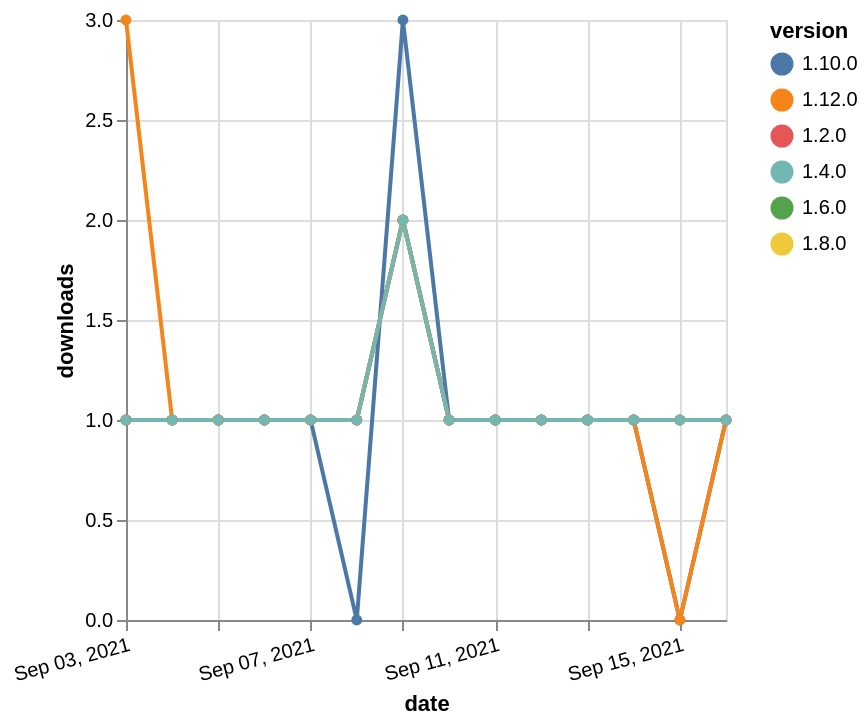

Here is the Vega-Lite specification saved for this chart:
### Vega-Lite specification from a JSON file in a GitHub repository (floating-point values rounded to 4 significant figures)
{"$schema": "https://vega.github.io/schema/vega-lite/v5.json", "description": "A simple bar chart with embedded data.", "data": {"values": [{"date": "2021-09-03", "total": 168, "delta": 1, "version": "1.6.0"}, {"date": "2021-09-04", "total": 169, "delta": 1, "version": "1.6.0"}, {"date": "2021-09-05", "total": 170, "delta": 1, "version": "1.6.0"}, {"date": "2021-09-06", "total": 171, "delta": 1, "version": "1.6.0"}, {"date": "2021-09-07", "total": 172, "delta": 1, "version": "1.6.0"}, {"date": "2021-09-08", "total": 173, "delta": 1, "version": "1.6.0"}, {"date": "2021-09-09", "total": 175, "delta": 2, "version": "1.6.0"}, {"date": "2021-09-10", "total": 176, "delta": 1, "version": "1.6.0"}, {"date": "2021-09-11", "total": 177, "delta": 1, "version": "1.6.0"}, {"date": "2021-09-12", "total": 178, "delta": 1, "version": "1.6.0"}, {"date": "2021-09-13", "total": 179, "delta": 1, "version": "1.6.0"}, {"date": "2021-09-14", "total": 180, "delta": 1, "version": "1.6.0"}, {"date": "2021-09-15", "total": 181, "delta": 1, "version": "1.6.0"}, {"date": "2021-09-16", "total": 182, "delta": 1, "version": "1.6.0"}, {"date": "2021-09-03", "total": 140, "delta": 1, "version": "1.8.0"}, {"date": "2021-09-04", "total": 141, "delta": 1, "version": "1.8.0"}, {"date": "2021-09-05", "total": 142, "delta": 1, "version": "1.8.0"}, {"date": "2021-09-06", "total": 143, "delta": 1, "version": "1.8.0"}, {"date": "2021-09-07", "total": 144, "delta": 1, "version": "1.8.0"}, {"date": "2021-09-08", "total": 145, "delta": 1, "version": "1.8.0"}, {"date": "2021-09-09", "total": 147, "delta": 2, "version": "1.8.0"}, {"date": "2021-09-10", "total": 148, "delta": 1, "version": "1.8.0"}, {"date": "2021-09-11", "total": 149, "delta": 1, "version": "1.8.0"}, {"date": "2021-09-12", "total": 150, "delta": 1, "version": "1.8.0"}, {"date": "2021-09-13", "total": 151, "delta": 1, "version": "1.8.0"}, {"date": "2021-09-14", "total": 152, "delta": 1, "version": "1.8.0"}, {"date": "2021-09-15", "total": 153, "delta": 1, "version": "1.8.0"}, {"date": "2021-09-16", "total": 154, "delta": 1, "version": "1.8.0"}, {"date": "2021-09-03", "total": 162, "delta": 1, "version": "1.10.0"}, {"date": "2021-09-04", "total": 163, "delta": 1, "version": "1.10.0"}, {"date": "2021-09-05", "total": 164, "delta": 1, "version": "1.10.0"}, {"date": "2021-09-06", "total": 165, "delta": 1, "version": "1.10.0"}, {"date": "2021-09-07", "total": 166, "delta": 1, "version": "1.10.0"}, {"date": "2021-09-08", "total": 166, "delta": 0, "version": "1.10.0"}, {"date": "2021-09-09", "total": 169, "delta": 3, "version": "1.10.0"}, {"date": "2021-09-10", "total": 170, "delta": 1, "version": "1.10.0"}, {"date": "2021-09-11", "total": 171, "delta": 1, "version": "1.10.0"}, {"date": "2021-09-12", "total": 172, "delta": 1, "version": "1.10.0"}, {"date": "2021-09-13", "total": 173, "delta": 1, "version": "1.10.0"}, {"date": "2021-09-14", "total": 174, "delta": 1, "version": "1.10.0"}, {"date": "2021-09-15", "total": 174, "delta": 0, "version": "1.10.0"}, {"date": "2021-09-16", "total": 175, "delta": 1, "version": "1.10.0"}, {"date": "2021-09-03", "total": 224, "delta": 1, "version": "1.2.0"}, {"date": "2021-09-04", "total": 225, "delta": 1, "version": "1.2.0"}, {"date": "2021-09-05", "total": 226, "delta": 1, "version": "1.2.0"}, {"date": "2021-09-06", "total": 227, "delta": 1, "version": "1.2.0"}, {"date": "2021-09-07", "total": 228, "delta": 1, "version": "1.2.0"}, {"date": "2021-09-08", "total": 229, "delta": 1, "version": "1.2.0"}, {"date": "2021-09-09", "total": 231, "delta": 2, "version": "1.2.0"}, {"date": "2021-09-10", "total": 232, "delta": 1, "version": "1.2.0"}, {"date": "2021-09-11", "total": 233, "delta": 1, "version": "1.2.0"}, {"date": "2021-09-12", "total": 234, "delta": 1, "version": "1.2.0"}, {"date": "2021-09-13", "total": 235, "delta": 1, "version": "1.2.0"}, {"date": "2021-09-14", "total": 236, "delta": 1, "version": "1.2.0"}, {"date": "2021-09-15", "total": 237, "delta": 1, "version": "1.2.0"}, {"date": "2021-09-16", "total": 238, "delta": 1, "version": "1.2.0"}, {"date": "2021-09-03", "total": 117, "delta": 3, "version": "1.12.0"}, {"date": "2021-09-04", "total": 118, "delta": 1, "version": "1.12.0"}, {"date": "2021-09-05", "total": 119, "delta": 1, "version": "1.12.0"}, {"date": "2021-09-06", "total": 120, "delta": 1, "version": "1.12.0"}, {"date": "2021-09-07", "total": 121, "delta": 1, "version": "1.12.0"}, {"date": "2021-09-08", "total": 122, "delta": 1, "version": "1.12.0"}, {"date": "2021-09-09", "total": 124, "delta": 2, "version": "1.12.0"}, {"date": "2021-09-10", "total": 125, "delta": 1, "version": "1.12.0"}, {"date": "2021-09-11", "total": 126, "delta": 1, "version": "1.12.0"}, {"date": "2021-09-12", "total": 127, "delta": 1, "version": "1.12.0"}, {"date": "2021-09-13", "total": 128, "delta": 1, "version": "1.12.0"}, {"date": "2021-09-14", "total": 129, "delta": 1, "version": "1.12.0"}, {"date": "2021-09-15", "total": 129, "delta": 0, "version": "1.12.0"}, {"date": "2021-09-16", "total": 130, "delta": 1, "version": "1.12.0"}, {"date": "2021-09-03", "total": 174, "delta": 1, "version": "1.4.0"}, {"date": "2021-09-04", "total": 175, "delta": 1, "version": "1.4.0"}, {"date": "2021-09-05", "total": 176, "delta": 1, "version": "1.4.0"}, {"date": "2021-09-06", "total": 177, "delta": 1, "version": "1.4.0"}, {"date": "2021-09-07", "total": 178, "delta": 1, "version": "1.4.0"}, {"date": "2021-09-08", "total": 179, "delta": 1, "version": "1.4.0"}, {"date": "2021-09-09", "total": 181, "delta": 2, "version": "1.4.0"}, {"date": "2021-09-10", "total": 182, "delta": 1, "version": "1.4.0"}, {"date": "2021-09-11", "total": 183, "delta": 1, "version": "1.4.0"}, {"date": "2021-09-12", "total": 184, "delta": 1, "version": "1.4.0"}, {"date": "2021-09-13", "total": 185, "delta": 1, "version": "1.4.0"}, {"date": "2021-09-14", "total": 186, "delta": 1, "version": "1.4.0"}, {"date": "2021-09-15", "total": 187, "delta": 1, "version": "1.4.0"}, {"date": "2021-09-16", "total": 188, "delta": 1, "version": "1.4.0"}]}, "width": "container", "mark": {"type": "line", "point": {"filled": true}}, "encoding": {"x": {"field": "date", "type": "temporal", "timeUnit": "yearmonthdate", "title": "date", "axis": {"labelAngle": -15}}, "y": {"field": "delta", "type": "quantitative", "title": "downloads"}, "color": {"field": "version", "type": "nominal"}, "tooltip": {"field": "delta"}}}
